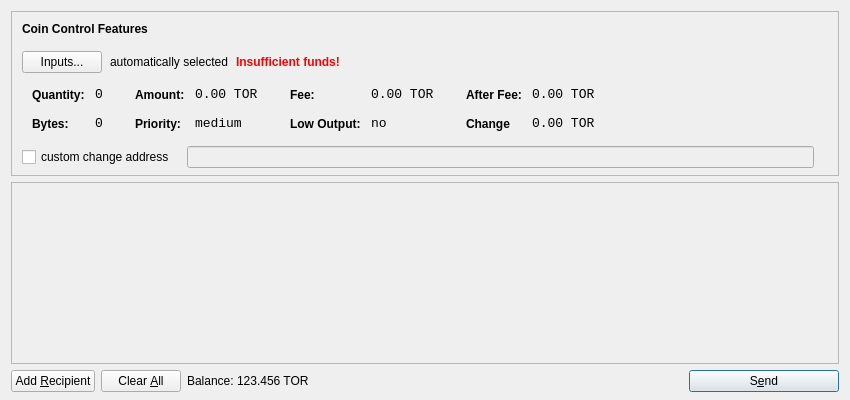
<?xml version="1.0" encoding="UTF-8"?>
<ui version="4.0">
 <class>SendCoinsDialog</class>
 <widget class="QDialog" name="SendCoinsDialog">
  <property name="geometry">
   <rect>
    <x>0</x>
    <y>0</y>
    <width>850</width>
    <height>400</height>
   </rect>
  </property>
  <property name="windowTitle">
   <string>Send Coins</string>
  </property>
  <layout class="QVBoxLayout" name="verticalLayout" stretch="0,1,0">
   <property name="bottomMargin">
    <number>8</number>
   </property>
   <item>
    <widget class="QFrame" name="frameCoinControl">
     <property name="sizePolicy">
      <sizepolicy hsizetype="Expanding" vsizetype="Expanding">
       <horstretch>0</horstretch>
       <verstretch>0</verstretch>
      </sizepolicy>
     </property>
     <property name="maximumSize">
      <size>
       <width>16777215</width>
       <height>16777215</height>
      </size>
     </property>
     <property name="frameShape">
      <enum>QFrame::StyledPanel</enum>
     </property>
     <property name="frameShadow">
      <enum>QFrame::Sunken</enum>
     </property>
     <layout class="QVBoxLayout" name="verticalLayoutCoinControl2">
      <property name="spacing">
       <number>-1</number>
      </property>
      <property name="leftMargin">
       <number>0</number>
      </property>
      <property name="topMargin">
       <number>0</number>
      </property>
      <property name="rightMargin">
       <number>0</number>
      </property>
      <property name="bottomMargin">
       <number>6</number>
      </property>
      <item>
       <layout class="QVBoxLayout" name="verticalLayoutCoinControl" stretch="0,0,0,0,1">
        <property name="spacing">
         <number>0</number>
        </property>
        <property name="leftMargin">
         <number>10</number>
        </property>
        <property name="topMargin">
         <number>10</number>
        </property>
        <item>
         <layout class="QHBoxLayout" name="horizontalLayoutCoinControl1">
          <property name="bottomMargin">
           <number>15</number>
          </property>
          <item>
           <widget class="QLabel" name="labelCoinControlFeatures">
            <property name="sizePolicy">
             <sizepolicy hsizetype="Preferred" vsizetype="Maximum">
              <horstretch>0</horstretch>
              <verstretch>0</verstretch>
             </sizepolicy>
            </property>
            <property name="font">
             <font>
              <weight>75</weight>
              <bold>true</bold>
             </font>
            </property>
            <property name="styleSheet">
             <string notr="true">font-weight:bold;</string>
            </property>
            <property name="text">
             <string>Coin Control Features</string>
            </property>
           </widget>
          </item>
         </layout>
        </item>
        <item>
         <layout class="QHBoxLayout" name="horizontalLayoutCoinControl2" stretch="0,0,0,0">
          <property name="spacing">
           <number>8</number>
          </property>
          <property name="bottomMargin">
           <number>10</number>
          </property>
          <item>
           <widget class="QPushButton" name="pushButtonCoinControl">
            <property name="styleSheet">
             <string notr="true"/>
            </property>
            <property name="text">
             <string>Inputs...</string>
            </property>
           </widget>
          </item>
          <item>
           <widget class="QLabel" name="labelCoinControlAutomaticallySelected">
            <property name="text">
             <string>automatically selected</string>
            </property>
            <property name="margin">
             <number>5</number>
            </property>
           </widget>
          </item>
          <item>
           <widget class="QLabel" name="labelCoinControlInsuffFunds">
            <property name="font">
             <font>
              <weight>75</weight>
              <bold>true</bold>
             </font>
            </property>
            <property name="styleSheet">
             <string notr="true">color:red;font-weight:bold;</string>
            </property>
            <property name="text">
             <string>Insufficient funds!</string>
            </property>
            <property name="margin">
             <number>5</number>
            </property>
           </widget>
          </item>
          <item>
           <spacer name="horizontalSpacerCoinControl">
            <property name="orientation">
             <enum>Qt::Horizontal</enum>
            </property>
            <property name="sizeHint" stdset="0">
             <size>
              <width>40</width>
              <height>1</height>
             </size>
            </property>
           </spacer>
          </item>
         </layout>
        </item>
        <item>
         <widget class="QWidget" name="widgetCoinControl" native="true">
          <property name="sizePolicy">
           <sizepolicy hsizetype="Preferred" vsizetype="Preferred">
            <horstretch>0</horstretch>
            <verstretch>0</verstretch>
           </sizepolicy>
          </property>
          <property name="minimumSize">
           <size>
            <width>0</width>
            <height>0</height>
           </size>
          </property>
          <property name="styleSheet">
           <string notr="true"/>
          </property>
          <layout class="QHBoxLayout" name="horizontalLayoutCoinControl5">
           <property name="margin">
            <number>0</number>
           </property>
           <item>
            <layout class="QHBoxLayout" name="horizontalLayoutCoinControl3" stretch="0,0,0,1">
             <property name="spacing">
              <number>20</number>
             </property>
             <property name="topMargin">
              <number>0</number>
             </property>
             <property name="bottomMargin">
              <number>10</number>
             </property>
             <item>
              <layout class="QFormLayout" name="formLayoutCoinControl1">
               <property name="horizontalSpacing">
                <number>10</number>
               </property>
               <property name="verticalSpacing">
                <number>14</number>
               </property>
               <property name="leftMargin">
                <number>10</number>
               </property>
               <property name="topMargin">
                <number>4</number>
               </property>
               <property name="rightMargin">
                <number>6</number>
               </property>
               <item row="0" column="0">
                <widget class="QLabel" name="labelCoinControlQuantityText">
                 <property name="styleSheet">
                  <string notr="true">font-weight:bold;</string>
                 </property>
                 <property name="text">
                  <string>Quantity:</string>
                 </property>
                 <property name="margin">
                  <number>0</number>
                 </property>
                </widget>
               </item>
               <item row="0" column="1">
                <widget class="QLabel" name="labelCoinControlQuantity">
                 <property name="font">
                  <font>
                   <family>Monospace</family>
                   <pointsize>10</pointsize>
                  </font>
                 </property>
                 <property name="cursor">
                  <cursorShape>IBeamCursor</cursorShape>
                 </property>
                 <property name="contextMenuPolicy">
                  <enum>Qt::ActionsContextMenu</enum>
                 </property>
                 <property name="text">
                  <string>0</string>
                 </property>
                 <property name="margin">
                  <number>0</number>
                 </property>
                 <property name="textInteractionFlags">
                  <set>Qt::LinksAccessibleByMouse|Qt::TextSelectableByKeyboard|Qt::TextSelectableByMouse</set>
                 </property>
                </widget>
               </item>
               <item row="1" column="0">
                <widget class="QLabel" name="labelCoinControlBytesText">
                 <property name="styleSheet">
                  <string notr="true">font-weight:bold;</string>
                 </property>
                 <property name="text">
                  <string>Bytes:</string>
                 </property>
                </widget>
               </item>
               <item row="1" column="1">
                <widget class="QLabel" name="labelCoinControlBytes">
                 <property name="font">
                  <font>
                   <family>Monospace</family>
                   <pointsize>10</pointsize>
                  </font>
                 </property>
                 <property name="cursor">
                  <cursorShape>IBeamCursor</cursorShape>
                 </property>
                 <property name="contextMenuPolicy">
                  <enum>Qt::ActionsContextMenu</enum>
                 </property>
                 <property name="text">
                  <string>0</string>
                 </property>
                 <property name="textInteractionFlags">
                  <set>Qt::LinksAccessibleByMouse|Qt::TextSelectableByKeyboard|Qt::TextSelectableByMouse</set>
                 </property>
                </widget>
               </item>
              </layout>
             </item>
             <item>
              <layout class="QFormLayout" name="formLayoutCoinControl2">
               <property name="horizontalSpacing">
                <number>10</number>
               </property>
               <property name="verticalSpacing">
                <number>14</number>
               </property>
               <property name="leftMargin">
                <number>6</number>
               </property>
               <property name="topMargin">
                <number>4</number>
               </property>
               <property name="rightMargin">
                <number>6</number>
               </property>
               <item row="0" column="0">
                <widget class="QLabel" name="labelCoinControlAmountText">
                 <property name="styleSheet">
                  <string notr="true">font-weight:bold;</string>
                 </property>
                 <property name="text">
                  <string>Amount:</string>
                 </property>
                 <property name="margin">
                  <number>0</number>
                 </property>
                </widget>
               </item>
               <item row="0" column="1">
                <widget class="QLabel" name="labelCoinControlAmount">
                 <property name="font">
                  <font>
                   <family>Monospace</family>
                   <pointsize>10</pointsize>
                  </font>
                 </property>
                 <property name="cursor">
                  <cursorShape>IBeamCursor</cursorShape>
                 </property>
                 <property name="contextMenuPolicy">
                  <enum>Qt::ActionsContextMenu</enum>
                 </property>
                 <property name="text">
                  <string>0.00 TOR</string>
                 </property>
                 <property name="textInteractionFlags">
                  <set>Qt::LinksAccessibleByMouse|Qt::TextSelectableByKeyboard|Qt::TextSelectableByMouse</set>
                 </property>
                </widget>
               </item>
               <item row="1" column="0">
                <widget class="QLabel" name="labelCoinControlPriorityText">
                 <property name="styleSheet">
                  <string notr="true">font-weight:bold;</string>
                 </property>
                 <property name="text">
                  <string>Priority:</string>
                 </property>
                </widget>
               </item>
               <item row="1" column="1">
                <widget class="QLabel" name="labelCoinControlPriority">
                 <property name="font">
                  <font>
                   <family>Monospace</family>
                   <pointsize>10</pointsize>
                  </font>
                 </property>
                 <property name="cursor">
                  <cursorShape>IBeamCursor</cursorShape>
                 </property>
                 <property name="contextMenuPolicy">
                  <enum>Qt::ActionsContextMenu</enum>
                 </property>
                 <property name="text">
                  <string>medium</string>
                 </property>
                 <property name="textInteractionFlags">
                  <set>Qt::LinksAccessibleByMouse|Qt::TextSelectableByKeyboard|Qt::TextSelectableByMouse</set>
                 </property>
                </widget>
               </item>
              </layout>
             </item>
             <item>
              <layout class="QFormLayout" name="formLayoutCoinControl3">
               <property name="horizontalSpacing">
                <number>10</number>
               </property>
               <property name="verticalSpacing">
                <number>14</number>
               </property>
               <property name="leftMargin">
                <number>6</number>
               </property>
               <property name="topMargin">
                <number>4</number>
               </property>
               <property name="rightMargin">
                <number>6</number>
               </property>
               <item row="0" column="0">
                <widget class="QLabel" name="labelCoinControlFeeText">
                 <property name="styleSheet">
                  <string notr="true">font-weight:bold;</string>
                 </property>
                 <property name="text">
                  <string>Fee:</string>
                 </property>
                 <property name="margin">
                  <number>0</number>
                 </property>
                </widget>
               </item>
               <item row="0" column="1">
                <widget class="QLabel" name="labelCoinControlFee">
                 <property name="font">
                  <font>
                   <family>Monospace</family>
                   <pointsize>10</pointsize>
                  </font>
                 </property>
                 <property name="cursor">
                  <cursorShape>IBeamCursor</cursorShape>
                 </property>
                 <property name="contextMenuPolicy">
                  <enum>Qt::ActionsContextMenu</enum>
                 </property>
                 <property name="text">
                  <string>0.00 TOR</string>
                 </property>
                 <property name="textInteractionFlags">
                  <set>Qt::LinksAccessibleByMouse|Qt::TextSelectableByKeyboard|Qt::TextSelectableByMouse</set>
                 </property>
                </widget>
               </item>
               <item row="1" column="0">
                <widget class="QLabel" name="labelCoinControlLowOutputText">
                 <property name="styleSheet">
                  <string notr="true">font-weight:bold;</string>
                 </property>
                 <property name="text">
                  <string>Low Output:</string>
                 </property>
                </widget>
               </item>
               <item row="1" column="1">
                <widget class="QLabel" name="labelCoinControlLowOutput">
                 <property name="font">
                  <font>
                   <family>Monospace</family>
                   <pointsize>10</pointsize>
                  </font>
                 </property>
                 <property name="cursor">
                  <cursorShape>IBeamCursor</cursorShape>
                 </property>
                 <property name="contextMenuPolicy">
                  <enum>Qt::ActionsContextMenu</enum>
                 </property>
                 <property name="text">
                  <string>no</string>
                 </property>
                 <property name="textInteractionFlags">
                  <set>Qt::LinksAccessibleByMouse|Qt::TextSelectableByKeyboard|Qt::TextSelectableByMouse</set>
                 </property>
                </widget>
               </item>
              </layout>
             </item>
             <item>
              <layout class="QFormLayout" name="formLayoutCoinControl4">
               <property name="horizontalSpacing">
                <number>10</number>
               </property>
               <property name="verticalSpacing">
                <number>14</number>
               </property>
               <property name="leftMargin">
                <number>6</number>
               </property>
               <property name="topMargin">
                <number>4</number>
               </property>
               <property name="rightMargin">
                <number>6</number>
               </property>
               <item row="0" column="0">
                <widget class="QLabel" name="labelCoinControlAfterFeeText">
                 <property name="styleSheet">
                  <string notr="true">font-weight:bold;</string>
                 </property>
                 <property name="text">
                  <string>After Fee:</string>
                 </property>
                 <property name="margin">
                  <number>0</number>
                 </property>
                </widget>
               </item>
               <item row="0" column="1">
                <widget class="QLabel" name="labelCoinControlAfterFee">
                 <property name="font">
                  <font>
                   <family>Monospace</family>
                   <pointsize>10</pointsize>
                  </font>
                 </property>
                 <property name="cursor">
                  <cursorShape>IBeamCursor</cursorShape>
                 </property>
                 <property name="contextMenuPolicy">
                  <enum>Qt::ActionsContextMenu</enum>
                 </property>
                 <property name="text">
                  <string>0.00 TOR</string>
                 </property>
                 <property name="textInteractionFlags">
                  <set>Qt::LinksAccessibleByMouse|Qt::TextSelectableByKeyboard|Qt::TextSelectableByMouse</set>
                 </property>
                </widget>
               </item>
               <item row="1" column="0">
                <widget class="QLabel" name="labelCoinControlChangeText">
                 <property name="styleSheet">
                  <string notr="true">font-weight:bold;</string>
                 </property>
                 <property name="text">
                  <string>Change</string>
                 </property>
                </widget>
               </item>
               <item row="1" column="1">
                <widget class="QLabel" name="labelCoinControlChange">
                 <property name="font">
                  <font>
                   <family>Monospace</family>
                   <pointsize>10</pointsize>
                  </font>
                 </property>
                 <property name="cursor">
                  <cursorShape>IBeamCursor</cursorShape>
                 </property>
                 <property name="contextMenuPolicy">
                  <enum>Qt::ActionsContextMenu</enum>
                 </property>
                 <property name="text">
                  <string>0.00 TOR</string>
                 </property>
                 <property name="textInteractionFlags">
                  <set>Qt::LinksAccessibleByMouse|Qt::TextSelectableByKeyboard|Qt::TextSelectableByMouse</set>
                 </property>
                </widget>
               </item>
              </layout>
             </item>
            </layout>
           </item>
          </layout>
         </widget>
        </item>
        <item>
         <layout class="QHBoxLayout" name="horizontalLayoutCoinControl4" stretch="0,0,0">
          <property name="spacing">
           <number>12</number>
          </property>
          <property name="sizeConstraint">
           <enum>QLayout::SetDefaultConstraint</enum>
          </property>
          <property name="topMargin">
           <number>5</number>
          </property>
          <property name="rightMargin">
           <number>5</number>
          </property>
          <item>
           <widget class="QCheckBox" name="checkBoxCoinControlChange">
            <property name="text">
             <string>custom change address</string>
            </property>
           </widget>
          </item>
          <item>
           <widget class="QLineEdit" name="lineEditCoinControlChange">
            <property name="enabled">
             <bool>false</bool>
            </property>
            <property name="sizePolicy">
             <sizepolicy hsizetype="Expanding" vsizetype="Fixed">
              <horstretch>0</horstretch>
              <verstretch>0</verstretch>
             </sizepolicy>
            </property>
           </widget>
          </item>
          <item>
           <widget class="QLabel" name="labelCoinControlChangeLabel">
            <property name="sizePolicy">
             <sizepolicy hsizetype="Preferred" vsizetype="Expanding">
              <horstretch>0</horstretch>
              <verstretch>0</verstretch>
             </sizepolicy>
            </property>
            <property name="minimumSize">
             <size>
              <width>0</width>
              <height>0</height>
             </size>
            </property>
            <property name="text">
             <string/>
            </property>
            <property name="margin">
             <number>3</number>
            </property>
           </widget>
          </item>
         </layout>
        </item>
        <item>
         <spacer name="verticalSpacerCoinControl">
          <property name="orientation">
           <enum>Qt::Vertical</enum>
          </property>
          <property name="sizeHint" stdset="0">
           <size>
            <width>800</width>
            <height>1</height>
           </size>
          </property>
         </spacer>
        </item>
       </layout>
      </item>
     </layout>
    </widget>
   </item>
   <item>
    <widget class="QScrollArea" name="scrollArea">
     <property name="widgetResizable">
      <bool>true</bool>
     </property>
     <widget class="QWidget" name="scrollAreaWidgetContents">
      <property name="geometry">
       <rect>
        <x>0</x>
        <y>0</y>
        <width>830</width>
        <height>165</height>
       </rect>
      </property>
      <layout class="QVBoxLayout" name="verticalLayout_2">
       <property name="margin">
        <number>0</number>
       </property>
       <item>
        <layout class="QVBoxLayout" name="entries">
         <property name="spacing">
          <number>6</number>
         </property>
        </layout>
       </item>
       <item>
        <spacer name="verticalSpacer">
         <property name="orientation">
          <enum>Qt::Vertical</enum>
         </property>
         <property name="sizeHint" stdset="0">
          <size>
           <width>20</width>
           <height>40</height>
          </size>
         </property>
        </spacer>
       </item>
      </layout>
     </widget>
    </widget>
   </item>
   <item>
    <layout class="QHBoxLayout" name="horizontalLayout">
     <item>
      <widget class="QPushButton" name="addButton">
       <property name="toolTip">
        <string>Send to multiple recipients at once</string>
       </property>
       <property name="text">
        <string>Add &amp;Recipient</string>
       </property>
       <property name="icon">
        <iconset resource="../bitcoin.qrc">
         <normaloff>:/icons/add</normaloff>:/icons/add</iconset>
       </property>
       <property name="autoDefault">
        <bool>false</bool>
       </property>
      </widget>
     </item>
     <item>
      <widget class="QPushButton" name="clearButton">
       <property name="sizePolicy">
        <sizepolicy hsizetype="Minimum" vsizetype="Fixed">
         <horstretch>0</horstretch>
         <verstretch>0</verstretch>
        </sizepolicy>
       </property>
       <property name="toolTip">
        <string>Remove all transaction fields</string>
       </property>
       <property name="text">
        <string>Clear &amp;All</string>
       </property>
       <property name="icon">
        <iconset resource="../bitcoin.qrc">
         <normaloff>:/icons/remove</normaloff>:/icons/remove</iconset>
       </property>
       <property name="autoRepeatDelay">
        <number>300</number>
       </property>
       <property name="autoDefault">
        <bool>false</bool>
       </property>
      </widget>
     </item>
     <item>
      <layout class="QHBoxLayout" name="horizontalLayout_2">
       <property name="spacing">
        <number>3</number>
       </property>
       <item>
        <widget class="QLabel" name="label">
         <property name="sizePolicy">
          <sizepolicy hsizetype="Preferred" vsizetype="Fixed">
           <horstretch>0</horstretch>
           <verstretch>0</verstretch>
          </sizepolicy>
         </property>
         <property name="text">
          <string>Balance:</string>
         </property>
        </widget>
       </item>
       <item>
        <widget class="QLabel" name="labelBalance">
         <property name="sizePolicy">
          <sizepolicy hsizetype="Preferred" vsizetype="Fixed">
           <horstretch>0</horstretch>
           <verstretch>0</verstretch>
          </sizepolicy>
         </property>
         <property name="cursor">
          <cursorShape>IBeamCursor</cursorShape>
         </property>
         <property name="text">
          <string>123.456 TOR</string>
         </property>
         <property name="textInteractionFlags">
          <set>Qt::LinksAccessibleByMouse|Qt::TextSelectableByKeyboard|Qt::TextSelectableByMouse</set>
         </property>
        </widget>
       </item>
      </layout>
     </item>
     <item>
      <spacer name="horizontalSpacer">
       <property name="orientation">
        <enum>Qt::Horizontal</enum>
       </property>
       <property name="sizeHint" stdset="0">
        <size>
         <width>40</width>
         <height>20</height>
        </size>
       </property>
      </spacer>
     </item>
     <item>
      <widget class="QPushButton" name="sendButton">
       <property name="minimumSize">
        <size>
         <width>150</width>
         <height>0</height>
        </size>
       </property>
       <property name="toolTip">
        <string>Confirm the send action</string>
       </property>
       <property name="text">
        <string>S&amp;end</string>
       </property>
       <property name="icon">
        <iconset resource="../bitcoin.qrc">
         <normaloff>:/icons/send</normaloff>:/icons/send</iconset>
       </property>
       <property name="default">
        <bool>true</bool>
       </property>
      </widget>
     </item>
    </layout>
   </item>
  </layout>
 </widget>
 <resources>
  <include location="../bitcoin.qrc"/>
 </resources>
 <connections/>
</ui>
